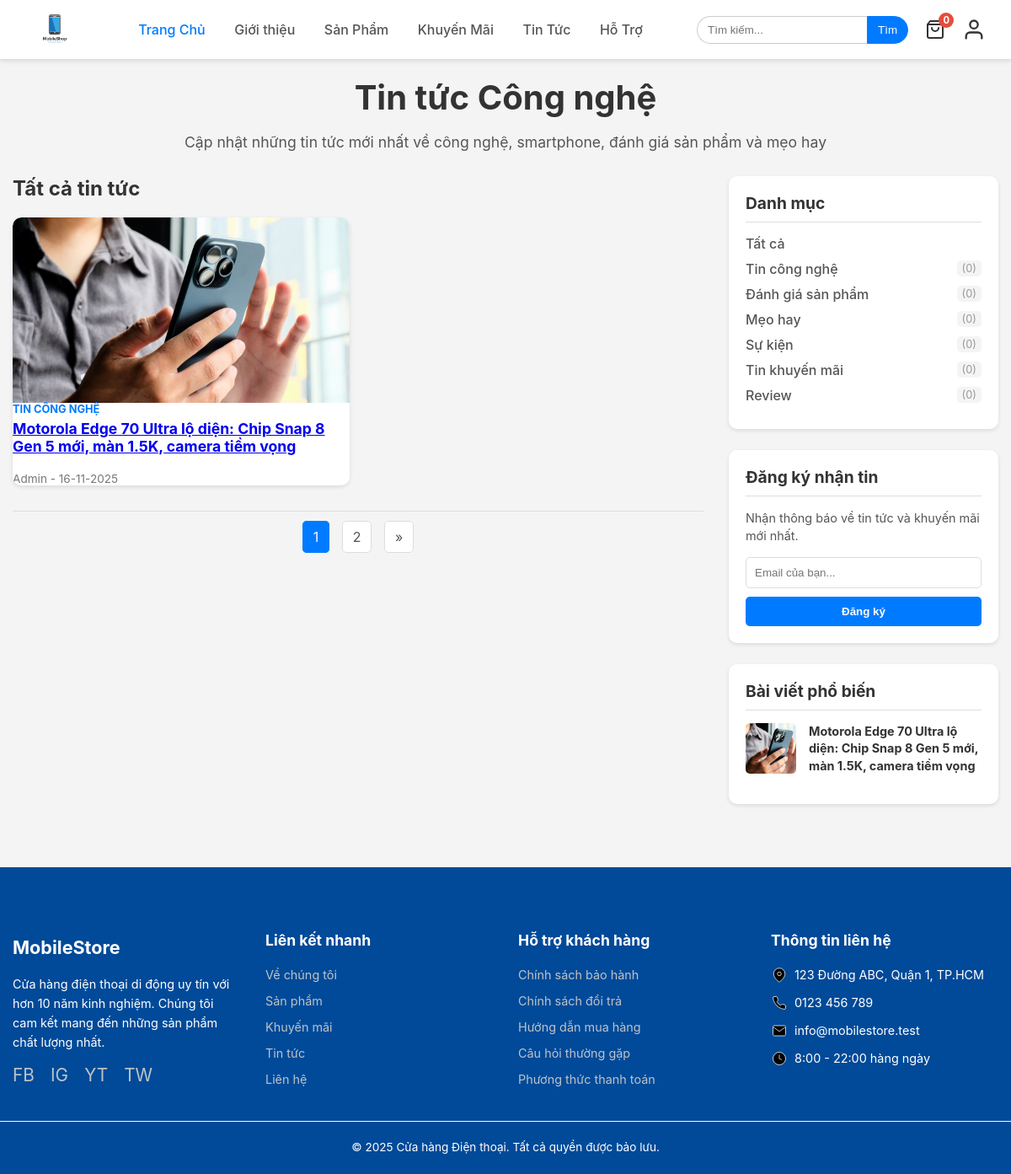
The page /public/page/news on the database its author committed.
### tables this page shows
CREATE TABLE `posts` (
  `id` int(11) NOT NULL,
  `user_id` int(11) NOT NULL,
  `category_id` int(11) DEFAULT NULL,
  `title` varchar(255) NOT NULL,
  `content` text NOT NULL,
  `image` varchar(255) DEFAULT NULL,
  `slug` varchar(255) NOT NULL,
  `views` int(11) DEFAULT 0,
  `created_at` timestamp NOT NULL DEFAULT current_timestamp()
);

CREATE TABLE `users` (
  `id` int(11) NOT NULL,
  `full_name` varchar(100) NOT NULL,
  `email` varchar(100) NOT NULL,
  `password` varchar(255) NOT NULL,
  `phone` varchar(20) DEFAULT NULL,
  `address` text DEFAULT NULL,
  `is_admin` tinyint(1) NOT NULL DEFAULT 0,
  `created_at` timestamp NOT NULL DEFAULT current_timestamp(),
  `reset_token` varchar(255) DEFAULT NULL,
  `reset_token_expiry` datetime DEFAULT NULL
);

CREATE TABLE `post_categories` (
  `id` int(11) NOT NULL,
  `name` varchar(100) NOT NULL
);

### app/Controllers/PageController.php (called while the page is built, shortened)
<?php
class PageController extends Controller
{
    private $postModel;
    private $categoryModel;
    public function __construct()
    {
        $this->postModel = $this->model('PostModel');
        $this->categoryModel = $this->model('CategoryModel');
    }
    public function news()
    {
        $posts = $this->postModel->getAllPosts_User();
        $categories = $this->categoryModel->getCategoriesWithCount();
        $popular_posts = $this->postModel->getPopularPosts();
        $data = [
            'title' => 'Tin tức Công nghệ',
            'posts' => $posts,
            'categories' => $categories,
            'popular_posts' => $popular_posts
        ];
        $this->view('pages/news', $data);
    }
}

### app/core/App.php (called while the page is built, shortened)
<?php
class App
{
    protected $method = 'index';
    public function __construct()
    {
        $url = $this->parseUrl();
        if (isset($url[0]) && file_exists('../app/Controllers/' . ucfirst($url[0]) . 'Controller.php')) {
            unset($url[0]);
        }
        $this->controller = new $this->controller;
        if (isset($url[1])) {
            if (method_exists($this->controller, $url[1])) {
                $this->method = $url[1];
                unset($url[1]);
            }
        }
        $this->params = $url ? array_values($url) : [];
        call_user_func_array([$this->controller, $this->method], $this->params);
    }
    public function parseUrl()
    {
        if (isset($_GET['url'])) {
            $url = rtrim($_GET['url'], '/');
            $url = filter_var($url, FILTER_SANITIZE_URL);
            $url = explode('/', $url);
            return $url;
        }
        return [];
    }
}

### public/index.php (called while the page is built, shortened)
<?php
$app = new App();

### app/core/Database.php (called while the page is built, shortened)
<?php
class Database
{
    private $host = DB_HOST;
    private $user = DB_USER;
    private $pass = DB_PASS;
    private $dbname = DB_NAME;
    public $dbh;
    private $stmt;
    public function __construct()
    {
        $dsn = 'mysql:host=' . $this->host . ';dbname=' . $this->dbname;
        $options = [
            PDO::ATTR_PERSISTENT => true,
            PDO::ATTR_ERRMODE => PDO::ERRMODE_EXCEPTION,
            PDO::ATTR_DEFAULT_FETCH_MODE => PDO::FETCH_ASSOC,
            PDO::MYSQL_ATTR_INIT_COMMAND => 'SET NAMES utf8'
        ];
        try {
            $this->dbh = new PDO($dsn, $this->user, $this->pass, $options);
        } catch (PDOException $e) {
            $this->error = $e->getMessage();
            echo $this->error;
        }
    }
    public function query($sql)
    {
        $this->stmt = $this->dbh->prepare($sql);
    }
    public function bind($param, $value, $type = null)
    {
        if (is_null($type)) {
            switch (true) {
                case is_int($value):
                    $type = PDO::PARAM_INT;
                    break;
            }
        }
        $this->stmt->bindValue($param, $value, $type);
    }
    public function execute()
    {
        return $this->stmt->execute();
    }
    public function resultSet()
    {
        $this->execute();
        return $this->stmt->fetchAll();
    }
}

### app/Models/PostModel.php (called while the page is built, shortened)
<?php
class PostModel
{
    private $db;
    public function __construct()
    {
        $this->db = new Database;
    }
    public function getAllPosts()
    {
        $this->db->query('SELECT posts.*, users.full_name as author_name, post_categories.name as category_name
                         FROM posts
                         JOIN users ON posts.user_id = users.id
                         LEFT JOIN post_categories ON posts.category_id = post_categories.id
                         ORDER BY posts.created_at DESC');
        return $this->db->resultSet();
    }
    public function getAllPosts_User()
    {
        return $this->getAllPosts();
    }
    public function getPopularPosts($limit = 3)
    {
        $this->db->query('SELECT * FROM posts ORDER BY views DESC LIMIT :limit');
        $this->db->bind(':limit', $limit);
        return $this->db->resultSet();
    }
}

### app/Models/CategoryModel.php (called while the page is built, shortened)
<?php
class CategoryModel
{
    private $db;
    public function __construct()
    {
        $this->db = new Database;
    }
    public function getCategoriesWithCount()
    {
        $this->db->query('SELECT c.*, COUNT(p.id) as post_count
                          FROM post_categories c
                          LEFT JOIN posts p ON c.id = p.category_id
                          GROUP BY c.id');
        return $this->db->resultSet();
    }
}

### app/Views/pages/news.php (the view)
<div class="news-page-header">
    <h1><?php echo $data['title']; ?></h1>
    <p>Cập nhật những tin tức mới nhất về công nghệ, smartphone, đánh giá sản phẩm và mẹo hay</p>
</div>
<div class="news-page-layout">
    <main class="main-content-area">
        <h3>Tất cả tin tức</h3>
        <div class="grid-2-cols">
            <?php if (empty($data['posts'])) : ?>
                <p style="text-align: center; grid-column: 1 / -1;">Chưa có bài viết tin tức nào.</p>
            <?php else : ?>
                <?php foreach ($data['posts'] as $post) : ?>
                    <div class="post-card">
                        <a href="<?php echo URLROOT; ?>/page/post/<?php echo $post['slug']; ?>">
                            <img src="<?php echo URLROOT . '/uploads/' . htmlspecialchars($post['image']); ?>"
                                alt="<?php echo htmlspecialchars($post['title']); ?>"
                                class="post-card-image">
                        </a>
                        <div class="post-card-content">
                            <span class="post-category">Tin công nghệ</span>
                            <h3>
                                <a href="<?php echo URLROOT; ?>/page/post/<?php echo $post['slug']; ?>">
                                    <?php echo htmlspecialchars($post['title']); ?>
                                </a>
                            </h3>
                            <div class="post-meta">
                                <span><?php echo htmlspecialchars($post['author_name']); ?></span> -
                                <span><?php echo date('d-m-Y', strtotime($post['created_at'])); ?></span>
                            </div>
                        </div>
                    </div>
                <?php endforeach; ?>
            <?php endif; ?>
        </div>
        <div class="pagination">
            <span class="current">1</span>
            <a href="#">2</a>
            <a href="#">&raquo;</a>
        </div>
    </main>
    <aside class="sidebar-area">
        <div class="widget widget-categories">
            <h4 class="widget-title">Danh mục</h4>
            <ul>
                <li><a href="<?php echo URLROOT; ?>/page/news">Tất cả</a></li>
                <?php foreach ($data['categories'] as $cat) : ?>
                    <li>
                        <a href="#"><?php echo htmlspecialchars($cat['name']); ?></a>
                        <span>(<?php echo $cat['post_count']; ?>)</span>
                    </li>
                <?php endforeach; ?>
            </ul>
        </div>
        <div class="widget widget-newsletter">
            <h4 class="widget-title">Đăng ký nhận tin</h4>
            <p>Nhận thông báo về tin tức và khuyến mãi mới nhất.</p>
            <form action="#" method="POST">
                <input type="email" placeholder="Email của bạn...">
                <button type="submit">Đăng ký</button>
            </form>
        </div>
        <div class="widget widget-popular-posts">
            <h4 class="widget-title">Bài viết phổ biến</h4>
            <?php if (empty($data['popular_posts'])) : ?>
                <p>Chưa có bài viết nào.</p>
            <?php else : ?>
                <?php foreach ($data['popular_posts'] as $p_post) : ?>
                    <div class="popular-post-item">
                        <img src="<?php echo URLROOT . '/uploads/' . htmlspecialchars($p_post['image']); ?>" alt="" class="popular-post-img">
                        <div>
                            <a href="<?php echo URLROOT; ?>/page/post/<?php echo $p_post['slug']; ?>" class="popular-post-title">
                                <?php echo htmlspecialchars($p_post['title']); ?>
                            </a>
                        </div>
                    </div>
                <?php endforeach; ?>
            <?php endif; ?>
        </div>
    </aside>
</div>

### public/css/style.css (style rules this page uses)
:root { --primary-color: #007bff; --dark-color: #333; --light-color: #f4f4f4; --border-color: #ddd; --white-color: #fff; --shadow: 0 2px 5px rgba(0, 0, 0, 0.1); }
body { font-family: -apple-system, BlinkMacSystemFont, "Segoe UI", Roboto, "Helvetica Neue", Arial, sans-serif; margin: 0; padding: 0; background-color: var(--light-color); }
.news-page-header { text-align: center; margin-bottom: 30px; }
.news-page-header h1 { font-size: 2.5rem; color: var(--dark-color); margin: 0 0 10px 0; }
.news-page-header p { font-size: 1.1rem; color: #555; }
.news-page-layout { display: grid; grid-template-columns: 1fr 320px; gap: 30px; }
.main-content-area h3 { font-size: 1.5rem; color: var(--dark-color); margin-top: 0; margin-bottom: 20px; }
.main-content-area .grid-2-cols { display: grid; grid-template-columns: 1fr 1fr; gap: 20px; margin-bottom: 20px; }
.post-card-content .post-category { font-size: 0.8rem; color: var(--primary-color); font-weight: bold; text-transform: uppercase; margin-bottom: 5px; display: block; }
.post-card-content h3 { font-size: 1.1rem; height: 2.4em; }
.post-card-content .post-meta { font-size: 0.85rem; color: #777; margin-bottom: 0; }
.sidebar-area .widget { background: var(--white-color); padding: 20px; border-radius: 10px; box-shadow: var(--shadow); margin-bottom: 25px; }
.sidebar-area .widget-title { font-size: 1.2rem; color: var(--dark-color); margin-top: 0; margin-bottom: 15px; border-bottom: 1px solid var(--border-color); padding-bottom: 10px; }
.widget-categories ul { list-style: none; padding: 0; margin: 0; }
.widget-categories li { margin-bottom: 10px; }
.widget-categories a { text-decoration: none; color: #555; font-weight: 500; transition: color 0.3s ease; }
.widget-categories span { float: right; color: #999; background: #f4f4f4; padding: 2px 6px; border-radius: 5px; font-size: 0.8em; }
.widget-newsletter p { font-size: 0.9rem; color: #555; line-height: 1.5; }
.widget-newsletter input[type="email"] { width: 100%; padding: 10px; border: 1px solid var(--border-color); border-radius: 5px; margin-bottom: 10px; box-sizing: border-box; }
.widget-newsletter button { width: 100%; padding: 10px; background: var(--primary-color); color: var(--white-color); border: none; border-radius: 5px; cursor: pointer; font-weight: bold; }
.widget-popular-posts .popular-post-item { display: flex; gap: 15px; align-items: center; margin-bottom: 15px; }
.widget-popular-posts .popular-post-img { width: 60px; height: 60px; object-fit: cover; border-radius: 5px; flex-shrink: 0; }
.widget-popular-posts .popular-post-title { font-size: 0.9rem; font-weight: bold; color: var(--dark-color); text-decoration: none; display: block; line-height: 1.4; }
.pagination { text-align: center; margin-top: 30px; padding-top: 20px; border-top: 1px solid var(--border-color); }
.pagination a, .pagination span { margin: 0 5px; padding: 8px 12px; text-decoration: none; border: 1px solid var(--border-color); color: #555; border-radius: 5px; background: var(--white-color); }
.pagination span.current, .pagination a:hover { background: var(--primary-color); color: var(--white-color); border-color: var(--primary-color); }
.post-card { background: var(--white-color); border-radius: 10px; box-shadow: var(--shadow); overflow: hidden; transition: transform 0.3s ease; display: flex; flex-direction: column; }
.post-card-image { width: 100%; height: 220px; object-fit: cover; border-radius: 10px 10px 0 0; display: block; }

### rows shown on the page
posts: image (picture), title "Motorola Edge 70 Ultra lộ diện: Chip Snap 8 Gen 5 mới, màn 1.5K, camera tiềm vọng", user.full_name "Admin", created_at "16-11-2025"
post_categories: name "Tin công nghệ", post_count "0"
post_categories: name "Đánh giá sản phẩm", post_count "0"
post_categories: name "Mẹo hay", post_count "0"
post_categories: name "Sự kiện", post_count "0"
post_categories: name "Tin khuyến mãi", post_count "0"
post_categories: name "Review", post_count "0"

### other values the page prints
$cart_total_quantity "0"
$data['title'] "Tin tức Công nghệ"
SITENAME "Cửa hàng Điện thoại"
